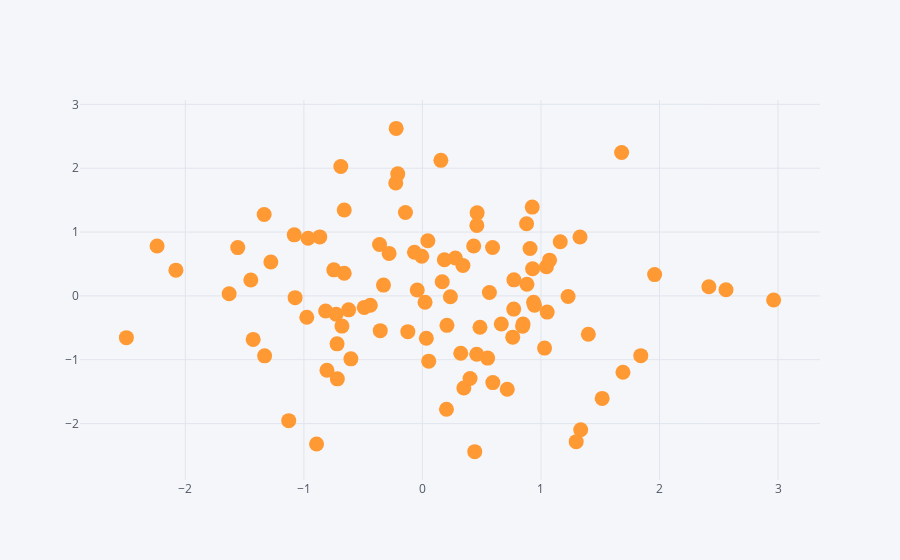

The notebook cell this image was saved under:
### Code cell
# SCATTER PLOT
df.iplot(kind='scatter', x='A',y='B',mode='markers', size=15)
# mode is line in default
# size argument makes the dot bigger/smaller
